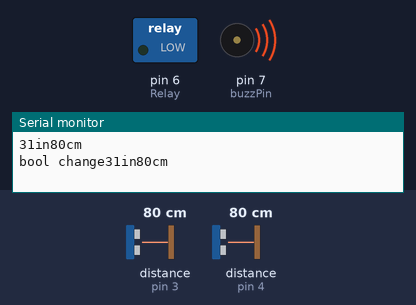
A sketch run on a simulated Arduino Uno, built with avr-gcc and run on an emulated ATmega328P. Shown: switched loads named in the sketch (green lamp = pin HIGH), buzzer (waves = sounding, pin HIGH), the last lines printed to the serial monitor. Wiring (inferred from the names in the program): 2 × ultrasonic range finder: trigger pin 2, echo pin 3 / trigger pin 5, echo pin 4. The inputs (shaded band) are chosen by the test bench; at power-on: distance to the obstacle (sensors on pin 4, pin 3) 80 cm. The echo pulse lasts 58.3 µs per cm; pins used as bus, display or sensor lines are not drawn.

Above: at 3.2 s.
3.3 s: distance to the obstacle (sensor on pin 4) set to 28 cm
4.8 s: distance to the obstacle (sensor on pin 4) set to 23 cm
At 5.9 s:
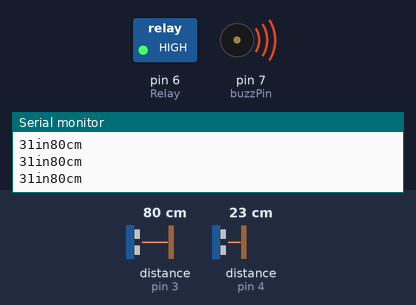
9.9 s: distance to the obstacle (sensor on pin 3) set to 26 cm
11.8 s: distance to the obstacle (sensor on pin 3) set to 21 cm
At 12.8 s:
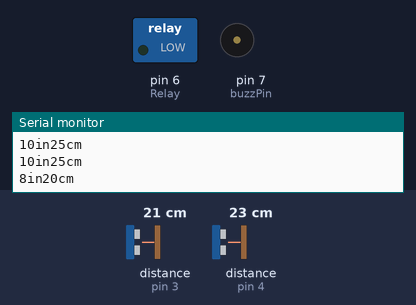
13.9 s: distance to the obstacle (sensor on pin 3) set to 35 cm
At 14.6 s:
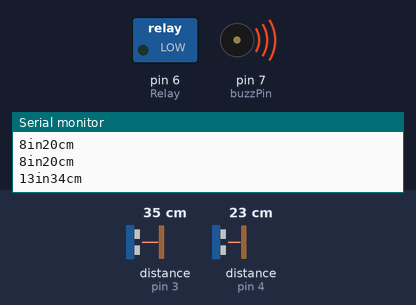
Timing chart, 0 to 16.7 s (numbered marks = the images above; inputs shaded):
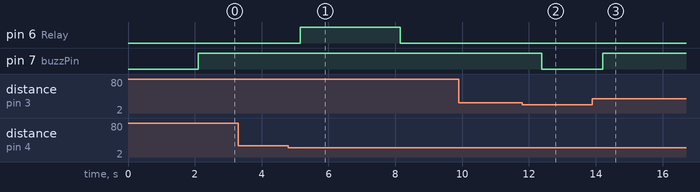

The sketch:

Sanitizer_Dispenser_And_Checking.ino
```cpp
#define trigger 5 // dispenser ultrasonic
#define echo 4    // dispenser ultrasonic
#define levelTrigger 2 // level indicator ultrasonic
#define levelEcho 3 // level indicator ultrasonic
#define Relay 6
#define buzzPin 7 // buzzer

float time=0,distance=0;
int lowLevel = 9;
bool stopTime;

void setup() {
 stopTime = false;
 Serial.begin(9600);

 pinMode(trigger,OUTPUT);
 pinMode(echo,INPUT);
 pinMode(Relay,OUTPUT);
 pinMode(buzzPin,OUTPUT);
 pinMode(levelTrigger,OUTPUT);
 pinMode(levelEcho,INPUT);

 delay(2000);
}

void loop()
{
indicate_level();
measure_distance();


}


void measure_distance()
{
 digitalWrite(trigger,LOW);
 delayMicroseconds(2);
 digitalWrite(trigger,HIGH);
 delayMicroseconds(10);
 digitalWrite(trigger,LOW);
 delayMicroseconds(2);
 time=pulseIn(echo,HIGH);

 distance=time*200/20000;

 if(distance<15 && stopTime == true)
 {
   digitalWrite(Relay,HIGH);
   delay (3000);
   digitalWrite(Relay,LOW);
   Serial.print("looping");
   stopTime = false;
  }
 else
 {
   digitalWrite(Relay,LOW);
 }
 if(distance>15 && stopTime == false){
  stopTime = true;
   Serial.print("bool change");
 }

 delay(500);
}

void indicate_level()
{
  long duration, inches, cm;


  pinMode(levelTrigger, OUTPUT);
  digitalWrite(levelTrigger, LOW);
  delayMicroseconds(2);
  digitalWrite(levelTrigger, HIGH);
  delayMicroseconds(10);
  digitalWrite(levelTrigger, LOW);
  pinMode(levelEcho, INPUT);
  duration = pulseIn(levelEcho, HIGH);
  inches = microsecondsToInches(duration);
  cm = microsecondsToCentimeters(duration);
  Serial.print(inches);
  Serial.print("in");
  Serial.print(cm);
  Serial.print("cm");
  Serial.println();
  delay(100);


  if(inches>=lowLevel){
   digitalWrite(buzzPin,HIGH);
   }
   else{
    digitalWrite(buzzPin,LOW);
   }

}

 long microsecondsToInches( long microseconds )
{
 return microseconds / 74 / 2;
}

long microsecondsToCentimeters( long microseconds )
{
 return microseconds / 29 / 2;
}
```

Measured:
- the behaviour switches between 27 and 26 cm on distance to the obstacle (sensor on pin 4) (found by bisection; images 0 and 1)
- the behaviour switches between 24 and 23 cm on distance to the obstacle (sensor on pin 3) (found by bisection; images 1 and 2)
- after the input at 4.8 s, pin 6 (Relay): LOW → HIGH after 0.35 s, → LOW 3.0 s later
- after the input at 11.8 s, pin 7 (buzzPin): HIGH → LOW after 0.59 s
- after the input at 13.9 s, pin 7 (buzzPin): LOW → HIGH after 0.30 s
